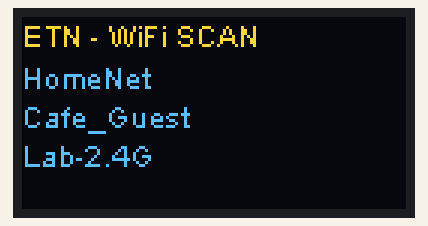
This sketch was run on a simulated ESP32. On the bench: 128×64 one-colour display. The OLED is the two-colour kind (top 16 rows yellow); a WiFi scan finds three made-up networks; what the sketch prints to the serial monitor is not drawn.

Above: at 6.2 s.

The sketch:

esp32.mini.wifi.scan.oled.210531.ino
```cpp
#include "WiFi.h"
#include <Wire.h>
#include "SSD1306Wire.h"
SSD1306Wire display(0x3c, 12, 14);

void display_SSD1306(char *text)
{
  char buff[256];
  strcpy(buff,text);
  display.init();
  display.flipScreenVertically();
  display.setTextAlignment(TEXT_ALIGN_LEFT);
  display.setFont(ArialMT_Plain_10);
  display.drawString(0, 0, "ETN - WiFi SCAN");
  display.drawString(0, 14, buff);
  display.display();
}

void setup()
{
  char buf[16];
  Serial.begin(9600);
  Wire.begin(12,14);
  Serial.println();
  WiFi.mode(WIFI_STA);
  WiFi.disconnect();
  delay(2000);
  Serial.println("Setup done");
}

void loop()
{
  int apmax=8, num;
  char buf[16];
  char tab[256];

  Serial.println("scan start");
  Serial.println("WiFi scan");
  // WiFi.scanNetworks will return the number of networks found
  int n = WiFi.scanNetworks();
  Serial.println("WiFi scan");
    if (n == 0) {
        Serial.println("no networks found");
    } else {
        //Serial.print(n);
        sprintf(buf,"WiFi AP#%d\n",n);
        Serial.println(buf);
        delay(2000);
        if(n<apmax) num=n; else num=apmax;
        //Serial.println(" networks found");
        for (int i = 0; i < num; ++i) {
            // Print SSID and RSSI for each network found
            Serial.print(i + 1);
            Serial.print(": ");
            WiFi.SSID(i).toCharArray(buf,16);
            Serial.print(buf);
            if(!i) strcpy(tab,buf);else strcat(tab,buf);strcat(tab,"\n");
            display_SSD1306(tab);
            //Serial.println(WiFi.SSID(i));
            Serial.print(" (");
            Serial.print(WiFi.RSSI(i));
            Serial.print(")");
            Serial.println((WiFi.encryptionType(i) == WIFI_AUTH_OPEN)?" ":"*");
            delay(10);
        }
    }
    Serial.println("");
    delay(5000);
}
```

Measured:
- what the display in image 0 shows lasts 9.0 s, from 6.1 s to 15.1 s
